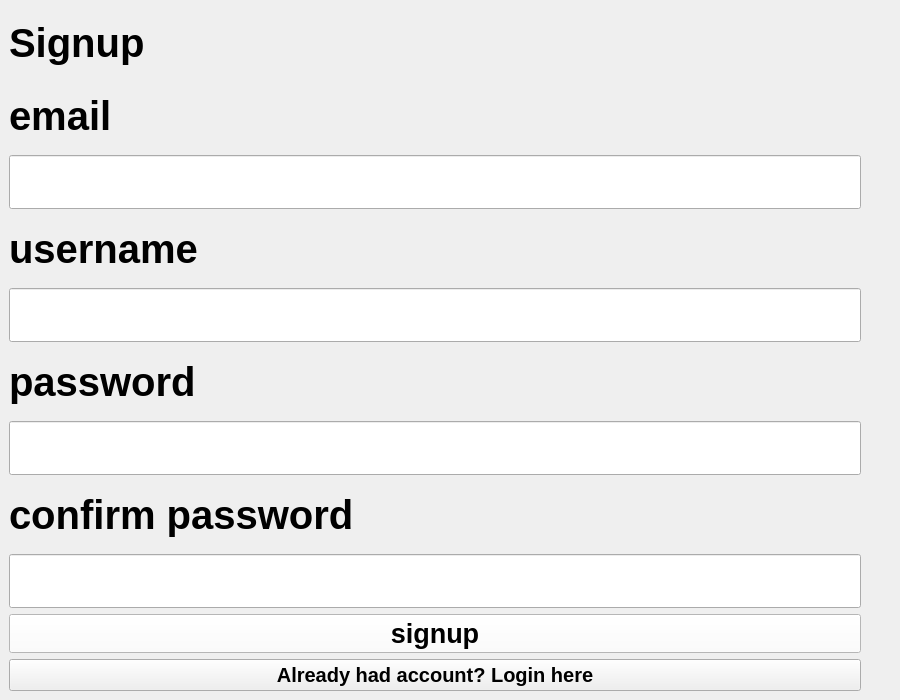
<?xml version="1.0" encoding="UTF-8"?>
<ui version="4.0">
 <class>mainWindow</class>
 <widget class="QMainWindow" name="mainWindow">
  <property name="geometry">
   <rect>
    <x>0</x>
    <y>0</y>
    <width>900</width>
    <height>700</height>
   </rect>
  </property>
  <property name="font">
   <font>
    <pointsize>30</pointsize>
    <weight>75</weight>
    <bold>true</bold>
   </font>
  </property>
  <property name="windowTitle">
   <string>MainWindow</string>
  </property>
  <widget class="QWidget" name="centralwidget">
   <layout class="QHBoxLayout" name="horizontalLayout">
    <item>
     <layout class="QVBoxLayout" name="verticalLayout">
      <item>
       <widget class="QLabel" name="label_2">
        <property name="text">
         <string>Signup</string>
        </property>
       </widget>
      </item>
      <item>
       <widget class="QLabel" name="label_3">
        <property name="font">
         <font>
          <pointsize>30</pointsize>
         </font>
        </property>
        <property name="text">
         <string>email</string>
        </property>
       </widget>
      </item>
      <item>
       <widget class="QLineEdit" name="email"/>
      </item>
      <item>
       <widget class="QLabel" name="label">
        <property name="text">
         <string>username</string>
        </property>
       </widget>
      </item>
      <item>
       <widget class="QLineEdit" name="username"/>
      </item>
      <item>
       <widget class="QLabel" name="label_4">
        <property name="text">
         <string>password</string>
        </property>
       </widget>
      </item>
      <item>
       <widget class="QLineEdit" name="password">
        <property name="echoMode">
         <enum>QLineEdit::Password</enum>
        </property>
       </widget>
      </item>
      <item>
       <widget class="QLabel" name="label_5">
        <property name="text">
         <string>confirm password</string>
        </property>
       </widget>
      </item>
      <item>
       <widget class="QLineEdit" name="confimPassword">
        <property name="echoMode">
         <enum>QLineEdit::Password</enum>
        </property>
       </widget>
      </item>
      <item>
       <widget class="QPushButton" name="signup_btn">
        <property name="font">
         <font>
          <pointsize>20</pointsize>
          <weight>75</weight>
          <bold>true</bold>
         </font>
        </property>
        <property name="styleSheet">
         <string notr="true">*{
background-color: white;
}
QLineEdit{
 background-color:#fa0000  ;
	border: none;
	border-bottom: 1px solid black;
	padding: 3px 5px;
}</string>
        </property>
        <property name="text">
         <string>signup</string>
        </property>
       </widget>
      </item>
      <item>
       <widget class="QPushButton" name="login_btn">
        <property name="font">
         <font>
          <pointsize>15</pointsize>
         </font>
        </property>
        <property name="text">
         <string>Already had account? Login here</string>
        </property>
       </widget>
      </item>
     </layout>
    </item>
    <item>
     <widget class="QLabel" name="label_6">
      <property name="maximumSize">
       <size>
        <width>400</width>
        <height>16777215</height>
       </size>
      </property>
      <property name="text">
       <string/>
      </property>
      <property name="pixmap">
       <pixmap>../assets/anh.jpg</pixmap>
      </property>
      <property name="alignment">
       <set>Qt::AlignCenter</set>
      </property>
     </widget>
    </item>
   </layout>
  </widget>
 </widget>
 <resources/>
 <connections/>
</ui>
